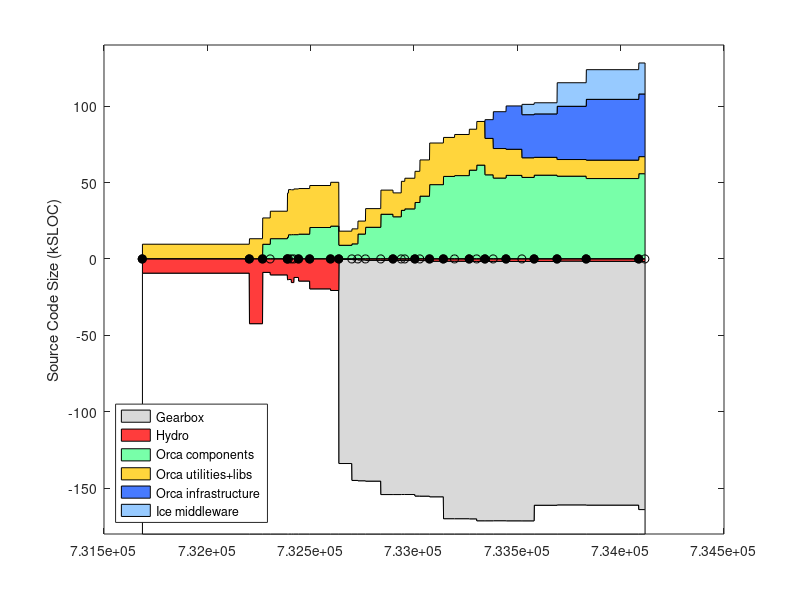

Here is the MATLAB script that generated this plot: (Note: this script raises an error after producing the figure.)
% keep track of orca project size using sloccount
clear all

%%%%%%%%%% DATA %%%%%%%%%%%%%%%%%%%%

% include/* except: include/{Freeze IceSSL IcePatch2}
% src/{Ice Slice IceGrid icecpp IceStorm slice2cpp IceUtil IceBox IceXML}
%  Sice212 = [
%  (7842-1000) + (22093+18419+11499+10568+4392+4200+4252+567+316)
%  ];
%  Sice301 = [
%  (8164-1000) + (23018+19384+19169+10596+4479+4343+4308+622+319)
%  ];
% same as above, but now also add Java:
% src/{IceInternal Ice IceUtil IceBox}
%  Sice310 = [
%  (8810-1200) + (24275+20494+22689+10587+4569+4877+4770+667+319) + (13190+6915+1262+493)
%  ];
%  Sice311 = [
%  (8950-1275) + (24511+20505+22898+10590+4600+4884+4782+683+323) + (13266+6929+1262+504)
%  ];

% it's much easier to count the whole of Ice (we use most of it anyway)
% sloccount include/ src/
% (this does not account for .ice files in [ice]/slice/* but it's a small fraction of total)
% c_count slice/*/*.ice
Sice212 = 133523;
Sice301 = 144513;
Sice310 = 153243;
Sice311 = 154145;
Sice320 = 168475;
Sice321 = 169725;
% sloccount cpp/include/ cpp/src/
Sice330 = 159523;
Sice331 = 162357;

% indeces
iyy=1;
imm=2;
idd=3;
iver=4;
isub=5;
ibase=6;
icomp=7;
iutil=8;
iad=9;
icrp=10;

% the old way to count lines in *.ice files:
% rename them to *.cpp like this:
% $cd src/interfaces/slice/orca; for file in *; do mv $file `echo $file | sed s/.ice/.cpp/`; done
Sorca = [ ...
% YY    MM  DD  ?   SUB     BASE    COMP   UTILS   A&D  COMMON  VERSION
% 0.8.6: a single distro, divide in halves arbitrarily
2003     4  14  1   0       18930/2 18930/2  0      0   0    % 0.8.6 (last change in doc/ChangeLog
% BASE: orca-base
% COMP: sloccount orca-components/src/components
% UTIL: slocc orca-components/src/util
2004     9  13  1   0       42543   13047   0       0   0   % 0.11.0
2004    11  16  1   0       8963    17208   9441    0   0   % 0.12.0
2004    12  23  0   0       10596   17965   13094   0   0   % 0.12.1
2005     3  16  1   0       13767   28881   14005   0   0   % 0.13.0
2005     3  21  0   0       13620   29524   15665   0   0   % 0.13.1
2005     4   4  0   0       15630   29345   15727   0   0   % 0.13.2
2005     4  16  0   0       12283   29897   15724   0   0   % 0.13.3
2005     5   9  1   0       14639   29838   16056   0   0   % 0.14.0
2005     7   2  1   0       19751   27479   20395   0   0   % 0.15.0
2005    10  11  1   0       20818   28675   21303   0   0   % 1.0.0
% BASE: c_count src/interfaces/slice/orca/*.ice
% COMP: sloccount src/components
% UTIL: sloccount src/utils
2005    11  20  1   Sice212 530    9226         8781        0    0   % 2.0.0-rc1
2006     1  22  0   Sice301 596    9801         9695        0    0   % 2.0.0-rc2
% UTIL-IN-COMP: sloccount components/log*
% COMP: sloccount components MINUS UTIL-IN-COMP
% UTIL: sloccount utils PLUS UTIL-IN-COMP
2006     2  20  0   Sice301 813    9867-1372    14734+1372  0    0  % 2.0.0-rc3
% UTIL-IN-COMP: sloccount components/orcaview* components/log*
2006     3  29  0   Sice301 1052   14625-2421   18131+2421  0    0  % 2.0.0-rc4
2006     6  11  0   Sice310 1116   19999-4215   24867+4215  0    0  % 2.0.0-rc5
2006     8   9  1   Sice310 1116   19979-4348   23066+4348  0    0  % 2.0.0
2006     9  18  0   Sice310 1094   19317-329    31304+329   0    0  % 2.0.1
2006    10   5  0   Sice310 1094   20384-329    32255+329   0    0  % 2.0.2
2006    11  23  1   Sice311 1178   21408-1001   35768+1001  0    0  % 2.1.0
% BASE: c_count src/interfaces/slice/orca/*.ice
% COMP: sloccount src/components
% UTIL: sloccount src/utils src/libs
2006    12  17  0   Sice311 1240    23701   40914  0     0 % 2.1.1
2007     2   2  1   Sice311 1671    27238   48446  0     0 % 2.2.0
2007     4  10  1   Sice320 1671    25512   53828  0     0 % 2.3.0
2007     6   3  0   Sice320 1682    26905   54359  0     0 % 2.4.0
2007     8  13  1   Sice320 1772    26795   57918  0     0 % 2.5.0
2007     9  18  0   Sice321 1787    28573   61216  0     0 % 2.6.0
% A&D: Hydro: sloccount src
2007    10  28  1   Sice321 1787    23840   54879  12251  0     % 2.7.0
2007    12   7  0   Sice321 1750    19312   52762  24104  0     % 2.8.0
2008     2   7  1   Sice321 1811    17083   54520  28341  0     % 2.9.0
% COMMON: Gearbox: sloccount src
% YY    MM  DD  ?   SUB     BASE    COMP    UTILS  A&D   COMMON VERSION
2008     4  24  0   Sice321 1825    12851   53186  28196  6750  % 2.10.0 (G 1.0.0)
2008     6  22  1   Sice330 1819    11680   54648  28410  7277  % 2.11.0 (G 1.0.0)
2008    10  11  1   Sice330 1583    10890   53989  34849  15399 % 2.12.0 (G 8.07)
2009     3   1  1   Sice330 1734    12056   52437  39779  19402 % 2.13.0 (G 9.02)
% BASE: c_count src/interfaces/slice/orca/*.ice
% COMP: sloccount src/components
% UTIL: sloccount src/utils src/libs
% A&D: sloccount src/hydrointerfaces/ src/hydrodrivers/ src/hydrolibs/
% COMMON: Gearbox: sloccount src
2009    11  10  1   Sice331 1830    11161   55611  41006  20284 % 9.11 (G 9.11)
];
Vorca ={'0.8.6', '0.11.0', '0.12.0', '0.12.1', '0.13.0', '0.13.1', '0.13.2', '0.13.3', '0.14.0', '0.15.0', '1.0.0', ...
    '2.0.0-rc1', '2.0.0-rc2', '2.0.0-rc3', '2.0.0-rc4', '2.0.0-rc5', '2.0.0', '2.0.1', '2.0.2', '2.1.0', '2.1.1', ...
    '2.2.0', '2.3.0', '2.4.0', '2.5.0', '2.6.0', '2.7.0', '2.8.0', '2.9.0', '2.10.0', '2.11.0', '2.12.0', '2.13.0', ...
    '9.11' }';

% add a dummy release just for display
Sorca(end+1,:) = Sorca(end,:);
Sorca(end,imm) = Sorca(end,imm)+1;
Sorca(end,iver) = 0;
Vorca{end+1} = 'dummy';

% convert dates
Torca = datenum(Sorca(:,iyy),Sorca(:,imm),Sorca(:,idd));

% 2nd digit releases
i2 = (Sorca(:,iver)==1);
Torca2 = Torca(i2);
Vorca2 = Vorca(i2);

% for comparison, ASN
%  Sasn = 90433;

Sgenom = [
% YY    MM  DD  ? SUB   BASE    COMP    UTIL    VERSION
% SUB : cd pocolibs-2.3; sloccount include src
% BASE: cd genom-2.0; sloccount include src
% COMP: 0
% UTIL: 0
2007    8   31  1  9786    11368   0   0       % 2.0
];

Splayer = [
% YY    MM  DD  ?   SUB     BASE                COMP       UTIL  VERSION
% BASE: (server-drivers)+client_libs
% COMP: drivers + utils
2002    12 04   1  0    (17331-12037)+9188      12037+2685 0    % 1.3.1
2003    7  15   1  0    (30452-24334)+12458     24334+3064 0    % 1.4-rc1
2003    12 07   1  0    (37378-30947)+13110     30947+9633 0    % 1.4-rc2
2004    5  31   1  0    (49225-42643)+13664     42643+3550 0    % 1.5
2004    11 12   1  0    (50758-43190)+13545     43190+4479 0    % 1.6
2005    1  31   0  0    (52069-44517)+13576     44517+4662 0    % 1.6.2
2005    7  28   0  0    (53348-45686)+14300     45686+5188 0    % 1.6.5
% BASE: (libplayercore-./bindings) + client_libs + (libplayertcp-./bindings)
% note: libplayerxdr is autogenerated
% COMP: server + utils
2005    10 25   0  0    (4866-0)+7560+(1391-0)  46474+5725  0   % 2.0pre7
% SUB : 0
% BASE: sloccount libplayercore client_libs libplayertcp
%           MINUS sloccount libplayercore/bindings/ libplayertcp/bindings
% note: libplayerxdr is autogenerated
% COMP: sloccount server
% UTIL: sloccount utils PLUS stage/src
% YY    MM  DD  ?   SUB     BASE                COMP       UTIL  VERSION
2006    2  28   1  0    63992-47749-1291        54704       0     % 2.0.0
2006    3  25   1  0    65606-48912-1291        53033       0     % 2.0.1
2006    6   9   1  0    69083-51546-1319        61421       0     % 2.0.2
2006    9  26   1  0    69388-51546-1319        64088       13606       % 2.0.3
2007    5   2   1  0    69602-51686-1359        58396       9589+13606  % 2.0.4
2007   12  13   1  0    34980-2039              74385       11417+15464 % 2.1.0rc1
2008    6  20   1  0    25068-109               85020       12150+15464 % 2.1.0
2009    2  18   1  0    26362-109               92554       12194+15464 % HEAD
2009   11   7   1  0    26483-109              100295       12194+15464 % HEAD
];
Tplayer = datenum(Splayer(:,1),Splayer(:,2),Splayer(:,3));

Saria = [
% YY    MM  DD  ? SUB   BASE    COMP    UTIL    VERSION
% SUB : 0
% BASE: sloccount ArNetworking/include/ ArNetworking/src/
% COMP: sloccount include src
% UTIL: 0
2007    2   20  1  0    15854   45965   0       % 2.5.1
];

Scarmen = [
% YY    MM  DD  ?   SUB     BASE    COMP                    UTIL   VERSION
% SUB : cd src; sloccount ipc
% BASE: sloccount carmenpp global java python
% COMP: sloccount src MINUS all other
% UTIL: sloccount logger logtools mapeditor param_daemon robotgui simulator
2007    8   15  1  24965    12032   107745-24965-12032-19629  19629   % 0.6.7
];

Sorocos = [
% YY    MM  DD  ?   SUB     BASE    COMP                        UTIL   VERSION
% SUB : cd ACE_wrappers; sloccount ace PLUS sloccount TAO/tao/
% BASE: ?
% LIBS: sloccount orocos-bfl-[VERSION]-src/src PLUS sloccount kdl-[VERSION]/kdl
% COMP: sloccount orocos-rtt-[VERSION]/src PLUS cd orocos-ocl-[VERSION]; sloccount hardware motion_control
% UTIL: cd orocos-ocl-[VERSION]; sloccount taskbrowser signals deployment reporting viewer ocl
2007    8   15  1  160300+237011   0   (7767+12865)+(48971+20068)    5104   % ace-5.5, tao-1.5, rtt-1.2.1, bfl-0.6.1, kdl-0.4, ocl-0.4.1
];

Syarp = [
% YY    MM  DD  ?   SUB  BASE     COMP       UTIL   VERSION
% SUB : 0
% BASE: sloccount libYARP_OS libYARP_OS_compat
% COMP: sloccount yarpdev libYARP_dev libYARP_math libYARP_sig libYARP_sig_compat
% UTIL: sloccount yarp-imageviewer modules
2007    7   26  1  0     21633   23528    1613   % 2.1.6
];

% YY    MM  DD  ?   SUB  BASE     COMP       UTIL
% SUB : 0
% BASE: 0
% COMP: sloccount . (matlab files will not be counted)
% UTIL: 0
Sopenslam = [
2007    8   16  1   0    0        23719      0
];

%%%%%%%%%% PLOTTING %%%%%%%%%%%%%%%%%%%%

Smax = 180;
d0 = [Torca Torca+1]'; d0=d0(:); d0(1)=[];
d1 = Smax-Sorca(:,isub)-Sorca(:,ibase); d1 = [d1 d1]'; d1=d1(:); d1(end)=[];
d2 = Sorca(:,isub); d2 = [d2 d2]'; d2=d2(:); d2(end)=[];
d3 = Sorca(:,ibase); d3 = [d3 d3]'; d3=d3(:); d3(end)=[];
d4 = Sorca(:,icomp); d4 = [d4 d4]'; d4=d4(:); d4(end)=[];
d5 = Sorca(:,iutil); d5 = [d5 d5]'; d5=d5(:); d5(end)=[];
d6 = Sorca(:,iad); d6 = [d6 d6]'; d6=d6(:); d6(end)=[];
d7 = Sorca(:,icrp); d7 = [d7 d7]'; d7=d7(:); d7(end)=[];

figure(1), clf
ha=area( d0, [d1 d2 d3 d5 d4 d6 d7]/1e3, -Smax ); hold on
plot( Torca, 0*Torca, 'k-o' )
h2=plot( Torca2, 0*Torca2, 'ko' );
set(h2,'markerfacecolor','k')
ylabel('Source Code Size (kSLOC)')

% colors
white = 1*[1 1 1];
gray = .85*[1 1 1];
red = min(255,[255 0 0]+60)/255;
orange = min(255,[255 153 0]+60)/255;
green = min(255,[60 255 109]+60)/255;
dblue = min(255,[51 102 255]+20)/255;
lblue = min(255,[51 102 255]+100)/255;

set(ha(1),'facecolor', white);
set(ha(2),'facecolor', gray);
set(ha(3),'facecolor', red);
set(ha(4),'facecolor', green);
set(ha(5),'facecolor', orange);
set(ha(6),'facecolor', dblue);
set(ha(7),'facecolor', lblue);
ha(1)=[];
legend(fliplr(ha),'Gearbox','Hydro','Orca components','Orca utilities+libs','Orca infrastructure','Ice middleware', 'Location','SouthWest')
%  xlim(datenum([2004;2005],[7;7],[1;1]) )
ylim([-Smax 140])
ax=axis;
%  xlim( [ax(1) datenum([2006 12 31])] )
ax=axis;
% label releases
mark('x', Torca2 )
i2odd = (1:2:length(Torca2));
ht = text(Torca2(i2odd)+5,.04*ax(4)*ones(length(i2odd),1),Vorca2(i2odd));
set(ht,'fontsize',8)
i2even = (2:2:length(Torca2));
ht = text(Torca2(i2even)+5,.08*ax(4)*ones(length(i2even),1),Vorca2(i2even));
set(ht,'fontsize',8)
datetick( 'x', 12 )
hp = plot( Tplayer, -Splayer(:,ibase)/1e3, 'k--o', Tplayer, Splayer(:,icomp)/1e3, 'k--o' );
set(hp, 'color', .5*[1 1 1] )
hpt = text( Tplayer(2), -Splayer(2,ibase)/1e3-8, 'Player infrastructure');
set(hpt, 'color', .5*[1 1 1] )
hpt = text( Tplayer(2), (Splayer(2,icomp)+Splayer(2,iutil))/1e3-5, 'Player "components+utils"');
set(hpt, 'color', .5*[1 1 1] )
%mark('y', Dasn(1,1)/1e3 );
%text( datenum([2003 5 1]), Dasn(1,1)/1e3, 'ASN')
xlabel('Releases')
title('http://orca-robotics.sf.net')

ht=text(datenum(2003,7,1),-Smax+15, '*   generated using David A. Wheeler`s SLOCCount' );
set(ht,'fontsize',8)
ht=text(datenum(2003,7,1),-Smax+5, '** see data in [ORCA]/scripts/matlab/sloccount/slocs.m' );
set(ht,'fontsize',8)

xlim( [ax(1) datenum([2010 2 1])] )
